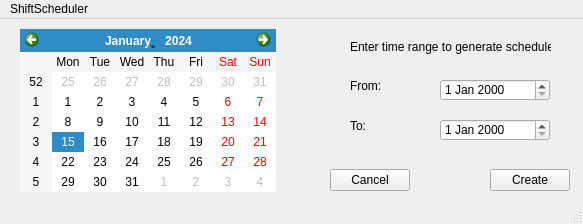
<?xml version="1.0" encoding="UTF-8"?>
<ui version="4.0">
 <class>GenerateScheduleWindow</class>
 <widget class="QMainWindow" name="GenerateScheduleWindow">
  <property name="geometry">
   <rect>
    <x>0</x>
    <y>0</y>
    <width>583</width>
    <height>224</height>
   </rect>
  </property>
  <property name="windowTitle">
   <string>MainWindow</string>
  </property>
  <widget class="QWidget" name="centralwidget">
   <widget class="QDateEdit" name="dateEdit">
    <property name="geometry">
     <rect>
      <x>440</x>
      <y>60</y>
      <width>110</width>
      <height>22</height>
     </rect>
    </property>
   </widget>
   <widget class="QDateEdit" name="dateEdit_2">
    <property name="geometry">
     <rect>
      <x>440</x>
      <y>100</y>
      <width>110</width>
      <height>22</height>
     </rect>
    </property>
   </widget>
   <widget class="QPushButton" name="pushButtonCreateSchedule">
    <property name="geometry">
     <rect>
      <x>490</x>
      <y>150</y>
      <width>80</width>
      <height>22</height>
     </rect>
    </property>
    <property name="text">
     <string>Create</string>
    </property>
   </widget>
   <widget class="QLabel" name="label">
    <property name="geometry">
     <rect>
      <x>350</x>
      <y>60</y>
      <width>47</width>
      <height>14</height>
     </rect>
    </property>
    <property name="text">
     <string>From:</string>
    </property>
   </widget>
   <widget class="QLabel" name="label_2">
    <property name="geometry">
     <rect>
      <x>350</x>
      <y>100</y>
      <width>47</width>
      <height>14</height>
     </rect>
    </property>
    <property name="text">
     <string>To:</string>
    </property>
   </widget>
   <widget class="QLabel" name="label_3">
    <property name="geometry">
     <rect>
      <x>350</x>
      <y>20</y>
      <width>201</width>
      <height>16</height>
     </rect>
    </property>
    <property name="text">
     <string>Enter time range to generate schedule:</string>
    </property>
   </widget>
   <widget class="QPushButton" name="pushButtonCancel">
    <property name="geometry">
     <rect>
      <x>330</x>
      <y>150</y>
      <width>80</width>
      <height>22</height>
     </rect>
    </property>
    <property name="text">
     <string>Cancel</string>
    </property>
   </widget>
   <widget class="QCalendarWidget" name="calendarWidget">
    <property name="geometry">
     <rect>
      <x>20</x>
      <y>10</y>
      <width>256</width>
      <height>163</height>
     </rect>
    </property>
   </widget>
  </widget>
  <widget class="QMenuBar" name="menubar">
   <property name="geometry">
    <rect>
     <x>0</x>
     <y>0</y>
     <width>583</width>
     <height>21</height>
    </rect>
   </property>
   <widget class="QMenu" name="menuShiftScheduler">
    <property name="title">
     <string>ShiftScheduler</string>
    </property>
   </widget>
   <addaction name="menuShiftScheduler"/>
  </widget>
  <widget class="QStatusBar" name="statusbar"/>
 </widget>
 <resources/>
 <connections/>
</ui>
